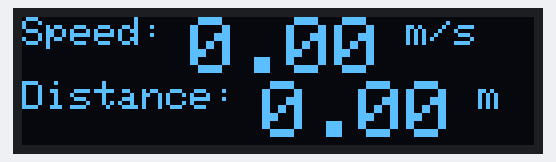
Bench run of a sketch on a simulated Arduino Uno, built with avr-gcc and run on an emulated ATmega328P. On the bench: 128×32 one-colour display. The display library's start-up logo is not drawn; random numbers use the default seed unless the sketch sets one; what the sketch prints to the serial monitor is not drawn.

Above: at 1.6 s.
At 2.9 s:
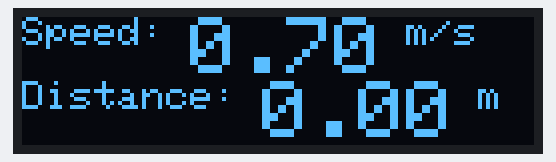
At 8.6 s:
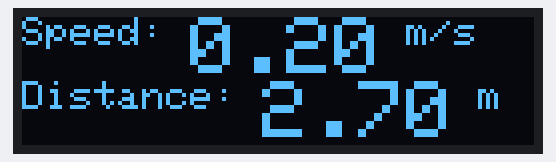
At 17.8 s:
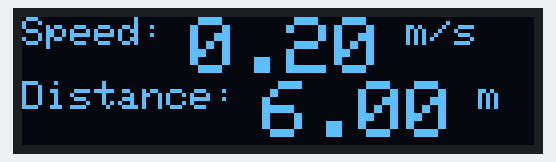
At 25.8 s:
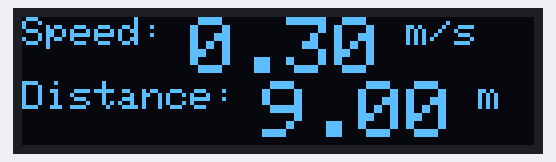
At 38.4 s:
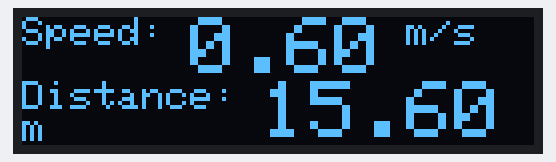

The sketch:

SpeedMonitor.ino
```cpp
#include "SpeedMonitor.h"

SpeedMonitor speedMonitor;

unsigned long lastRandomUpdate = 0;
float currentSpeed = 0.0;
float distance = 0.0;

void setup() {
  Serial.begin(9600);
  delay(500);
  Serial.println("Starting setup");
  delay(500);
  Serial.println("Setting up speed monitor");
  speedMonitor.begin();

  speedMonitor.setSpeed(40);
  speedMonitor.update();
  delay(500);
}

void loop() {
  delay(10);
  speedMonitor.update();
  if(millis()-lastRandomUpdate > 1000){
    lastRandomUpdate = millis();
    distance += currentSpeed;
    currentSpeed = random(0,10)*0.1;

    speedMonitor.setSpeed(currentSpeed);
    speedMonitor.setDistance(distance);
  }
}
```

speedMonitor.h
```cpp
#ifndef SPEEDMONITOR_H
#define SPEEDMONITOR_H

#define SCREEN_WIDTH 128 // OLED display width, in pixels
#define SCREEN_HEIGHT 32 // OLED display height, in pixels
#define OLED_RESET     -1 // Reset pin # (or -1 if sharing Arduino reset pin)
#define SCREEN_ADDRESS 0x3C ///< See datasheet for Address; 0x3D for 128x64, 0x3C for 128x32

#include <Wire.h>
#include <Adafruit_GFX.h>
#include <Adafruit_SSD1306.h>

class SpeedMonitor{

  public:
  SpeedMonitor():display(SCREEN_WIDTH, SCREEN_HEIGHT, &Wire, OLED_RESET){
    this->lastUpdate = 0;
  }

  void setSpeed(float speed){
    this->speed = speed;
    //Serial.println(this->speed);
  }

  void setDistance(float distance){
    this->distance = distance;
    //Serial.println(this->distance);
  }

  void update(){
    Serial.println("Updating speed monitor");
    if((millis() - this->lastUpdate) > 1000){
      Serial.println("About to draw");
      draw();
      Serial.println("Drew");
      this->lastUpdate = millis();
    }
  }

  void draw(){
    Serial.println("Clearing display");
    display.clearDisplay();
    display.setTextSize(1);
    display.setTextColor(SSD1306_WHITE);
    display.setCursor(0, 0);
    Serial.println("Starting to print");
    display.print("Speed: ");
    display.setTextSize(2);
    Serial.println("Printing speed");
    display.print(String(this->speed));
    display.setTextSize(1);
    display.println(" m/s");
    display.setCursor(0, 16);
    Serial.println("Printing distance");
    display.print("Distance: ");
    display.setTextSize(2);
    display.print(String(this->distance));
    display.setTextSize(1);
    display.println(" m");
    Serial.println("Attempting to display");
    display.display();
  }

  void begin(){
    display.begin(SSD1306_SWITCHCAPVCC, SCREEN_ADDRESS);
    display.display();
    delay(500);
    display.clearDisplay();
    draw();
  }

  private:
    float speed;
    float distance;
    unsigned long lastUpdate;
    Adafruit_SSD1306 display;
};

#endif
```

Measured:
- what the display in image 1 shows lasts 1.1 s, from 2.9 s to 4.0 s
